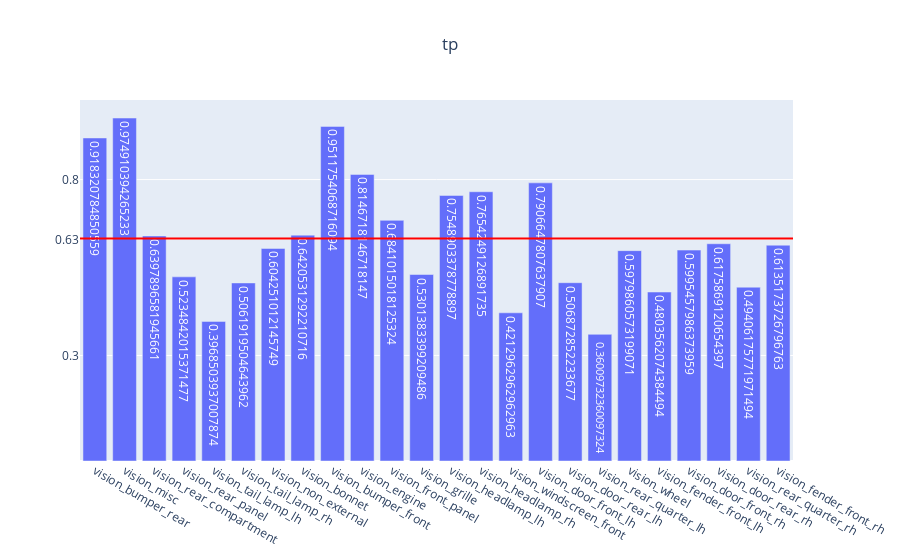

Notebook code for this chart:
### Code cell
genVisMulitlabel(partEvalMetrics, "tp")

### Figure 1 — Plotly figure (JSON) as saved in the notebook; plotly's stock layout.template omitted (floating-point values rounded to 4 significant figures)
{"data": [{"text": [0.9183, 0.9749, 0.6398, 0.5235, 0.3969, 0.5062, 0.6043, 0.6421, 0.9512, 0.8147, 0.6841, 0.5301, 0.7549, 0.7654, 0.4213, 0.7907, 0.5069, 0.3601, 0.598, 0.4804, 0.5995, 0.6176, 0.4941, 0.6135], "type": "bar", "x": ["vision_bumper_rear", "vision_misc", "vision_rear_compartment", "vision_rear_panel", "vision_tail_lamp_lh", "vision_tail_lamp_rh", "vision_non_external", "vision_bonnet", "vision_bumper_front", "vision_engine", "vision_front_panel", "vision_grille", "vision_headlamp_lh", "vision_headlamp_rh", "vision_windscreen_front", "vision_door_front_lh", "vision_door_rear_lh", "vision_rear_quarter_lh", "vision_wheel", "vision_fender_front_lh", "vision_door_front_rh", "vision_door_rear_rh", "vision_rear_quarter_rh", "vision_fender_front_rh"], "y": [0.9183, 0.9749, 0.6398, 0.5235, 0.3969, 0.5062, 0.6043, 0.6421, 0.9512, 0.8147, 0.6841, 0.5301, 0.7549, 0.7654, 0.4213, 0.7907, 0.5069, 0.3601, 0.598, 0.4804, 0.5995, 0.6176, 0.4941, 0.6135]}], "layout": {"shapes": [{"line": {"color": "red", "width": 2}, "type": "line", "x0": 0, "x1": 1, "xref": "x domain", "y0": 0.6328, "y1": 0.6328, "yref": "y"}], "title": {"text": "tp", "x": 0.5}, "yaxis": {"tickmode": "array", "tickvals": ["0.63", 0.3, 0.8]}}}
